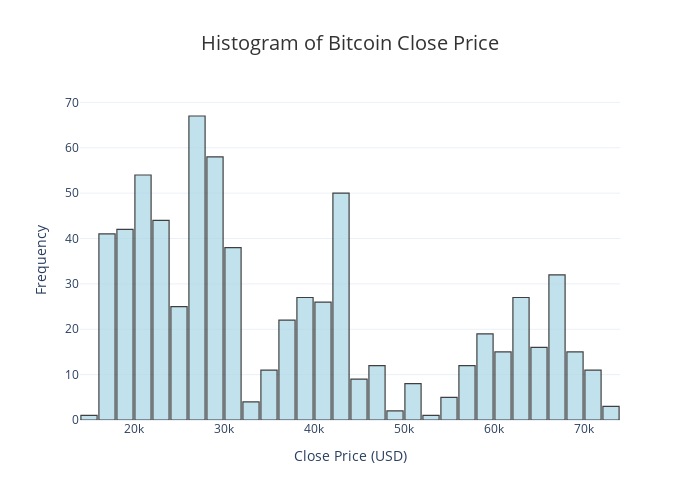

Source (notebook cell):
### Markdown cell above
### b. Plot a Histogram for the BTC Close price to visualize the distribution

### Code cell
import plotly.graph_objs as go

# Create the histogram for Close price using Plotly
histogram = go.Histogram(
    x=df_eda['BTC Close'],
    nbinsx=30,
    marker=dict(color='lightblue', line=dict(color='black', width=1.2)),
    opacity=0.75
)

# Create layout
layout = go.Layout(
    title=dict(text='Histogram of Bitcoin Close Price', x=0.5, font=dict(size=20, color='#333')),
    xaxis=dict(title='Close Price (USD)'),
    yaxis=dict(title='Frequency'),
    width=700,
    height=500,
    template='plotly_white',
    bargap=0.1  # Space between bars
)

# Create the figure
fig = go.Figure(data=[histogram], layout=layout)

# Show the plot
fig.show()

### Figure 1 — Plotly figure (JSON) as saved in the notebook; plotly's stock layout.template omitted (floating-point values rounded to 4 significant figures; data arrays with more than 128 entries replaced by an {"elided": "..."} marker saying what was removed)
{"data": [{"marker": {"color": "lightblue", "line": {"color": "black", "width": 1.2}}, "nbinsx": 30, "opacity": 0.75, "type": "histogram", "x": {"elided": "697 float values"}}], "layout": {"bargap": 0.1, "height": 500, "title": {"font": {"color": "#333", "size": 20}, "text": "Histogram of Bitcoin Close Price", "x": 0.5}, "width": 700, "xaxis": {"title": {"text": "Close Price (USD)"}}, "yaxis": {"title": {"text": "Frequency"}}}}
